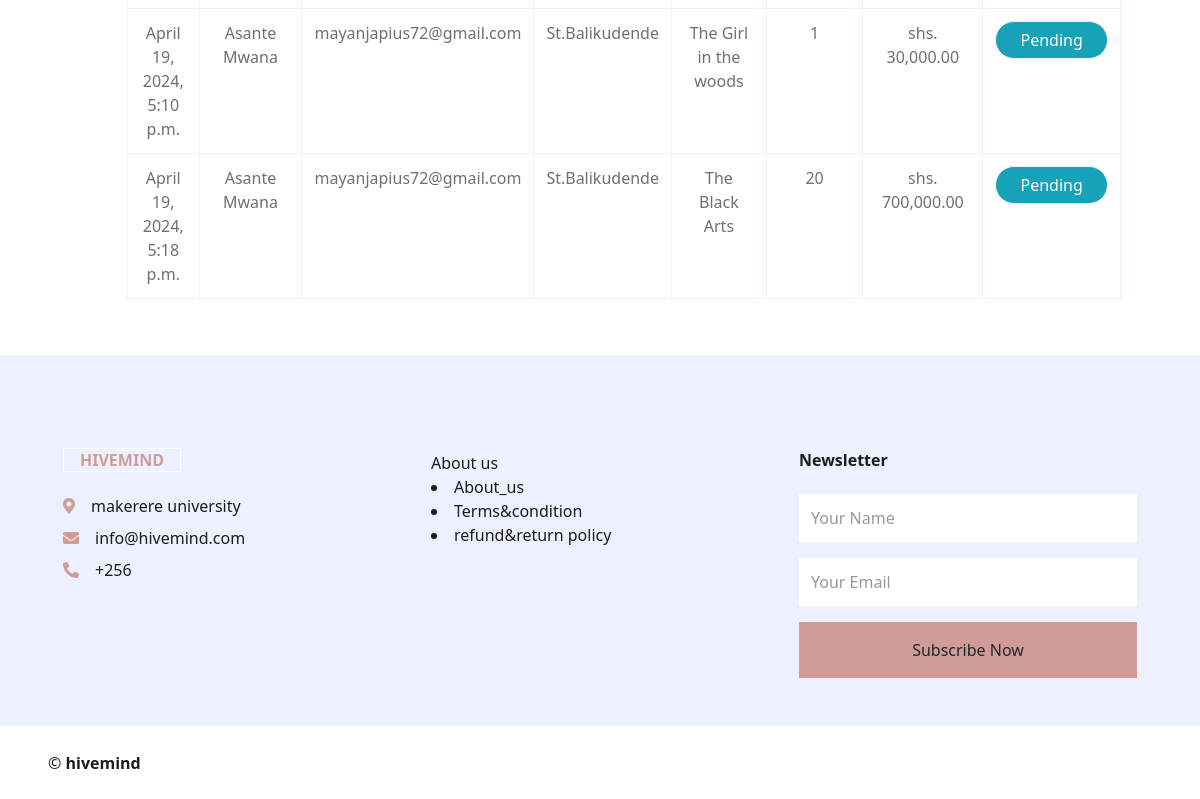
/business/ordered/ (signed in, lower part), run on an earlier commit of the app's database.
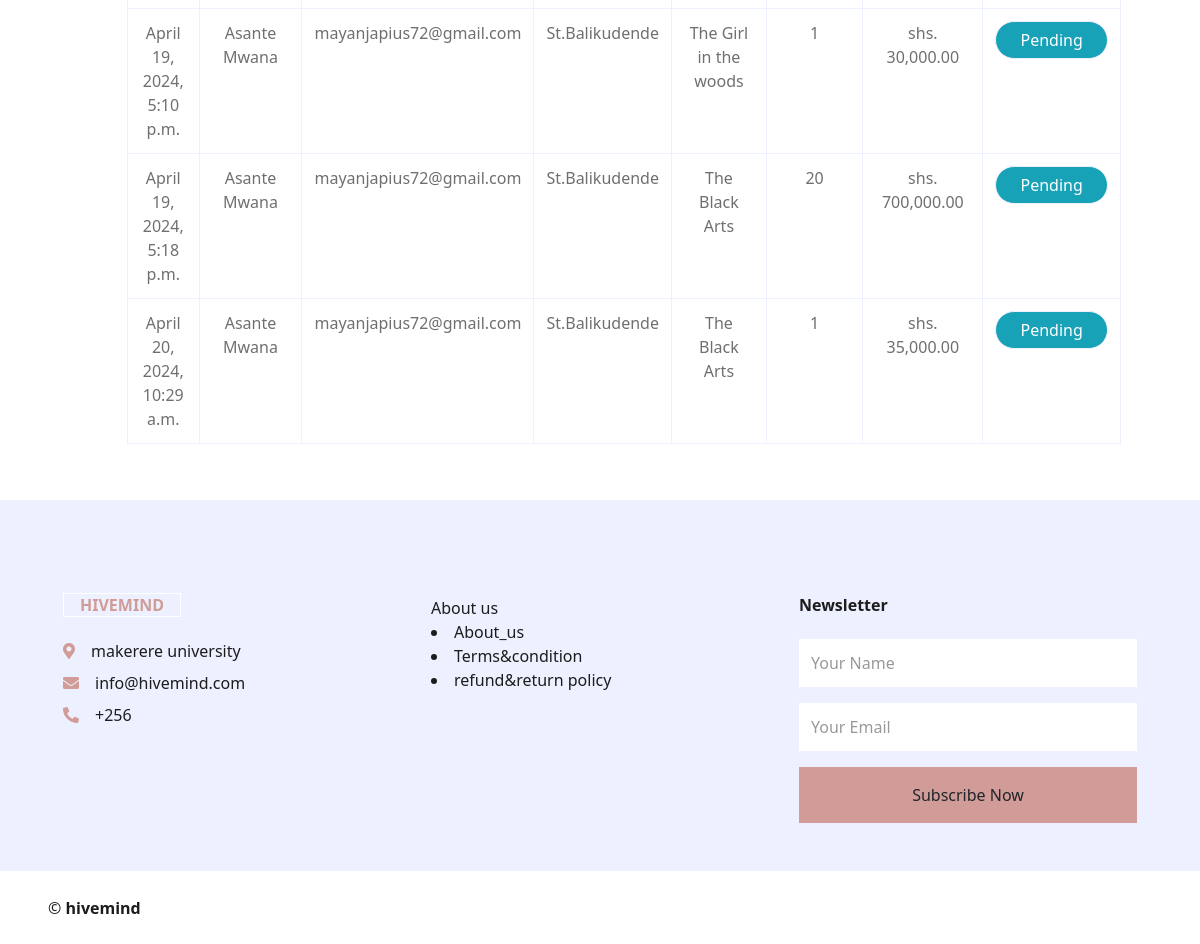
And on a later commit of the database.
### orders/models.py (models this page shows, shortened)
class OrderItem(models.Model):
    order = models.ForeignKey(Order,related_name='orders',on_delete=models.CASCADE)
    product = models.ForeignKey(Type,related_name='items',on_delete=models.CASCADE)
    price = models.DecimalField(max_digits=10,decimal_places=2)
    quantity = models.PositiveIntegerField(default=1)
    def get_cost(self):
        return self.price * self.quantity

class Order(models.Model):
    user = models.ForeignKey(User, related_name='orders', on_delete=models.CASCADE, null=True)
    first_name = models.CharField(max_length=50)
    last_name = models.CharField(max_length=50)
    email = models.EmailField()
    address = models.CharField(max_length=250)
    phone_number = models.CharField(max_length=20)
    city = models.CharField(max_length=100)
    created = models.DateTimeField(auto_now_add=True)
    updated = models.DateTimeField(auto_now=True)
    paid = models.BooleanField(default=False)
    class Meta:
        ordering = ['-created']
        indexes = [
             models.Index(fields=['-created']),
             ]

### jumia/models.py (models this page shows, shortened)
class Type(models.Model):
    category = models.ForeignKey(Categories, related_name='type',on_delete=models.CASCADE, blank=True, null=True)
    name = models.CharField(max_length = 250)
    description = models.TextField(blank=True, null=True)
    price = models.DecimalField(max_digits = 30, decimal_places=2)
    image = models.ImageField(upload_to='uploads/', null=True)
    is_available = models.BooleanField(default=True)
    product_by = models.ForeignKey(User,on_delete=models.CASCADE, blank=True, null=True)
    created_at = models.DateTimeField(auto_now_add=True)

### business/views.py (the view)
# urls.py: path('ordered/',ordered, name= 'ordered'),
@login_required
@business_required
def ordered(request):
    ordered_product = OrderItem.objects.all()
    return render(request, 'bus/ordered.html', {'ordered_product':ordered_product})

### cart/context_processors.py (called while the page is built)
def cart(request):
    return {'cart': Cart(request)}

### jumia/context_processors.py (called while the page is built)
def categories(request):
    cat = Categories.objects.all()
    return {'cat': cat}

### business/templates/bus/ordered.html (shortened to what this page needs)
{% extends 'bus/board.html' %}
{% load humanize %}
{% block content %}
<div class="container-fluid pt-5">
  <br>
  <br>
  <div class="row px-xl-4 pb-2">
      <table class="table table-bordered text-center mb-0">
        <tbody class="align-middle">
          {% for item in ordered_product %}
              {% if request.user == item.product.product_by %}
                <tr>
                  <td>{{item.order.created}}</td>
                  <td>{{item.order.first_name}} {{item.order.last_name}}</td>
                  <td>{{item.order.email}}</td>
                  <td>{{item.order.address}}</td>
                  <td>{{item.product.name}}</td>
                  <td>{{item.quantity}}</td>
                  <td>shs. {{item.get_cost|intcomma}}</td>
                  <td><a href="">
                    <button class="rounded-full btn btn-info px-4 border border-red-900 text-bold">Pending</button>
                  </a></td>
                </tr>
              {% endif %}
          {% endfor %}
        </tbody>
      </table>
  </div>
</div>
{% endblock %}

What changed in the data, as far as the page shows it:
added OrderItem: order.created "April 20, 2024, 10:29 a.m.", order.first_name "Asante", order.last_name "Mwana", order.email "mayanjapius72@gmail.com", order.address "St.Balikudende", product.name "The Black Arts", quantity "1", get_cost "35,000.00"
